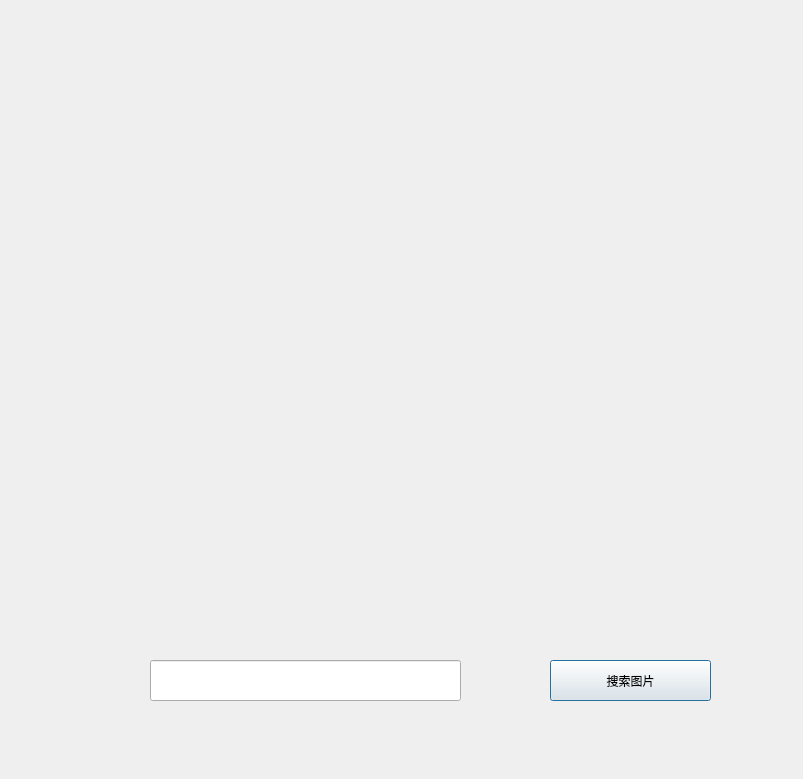
<?xml version="1.0" encoding="UTF-8"?>
<ui version="4.0">
 <class>searchDialog</class>
 <widget class="QDialog" name="searchDialog">
  <property name="geometry">
   <rect>
    <x>0</x>
    <y>0</y>
    <width>803</width>
    <height>779</height>
   </rect>
  </property>
  <property name="windowTitle">
   <string>Dialog</string>
  </property>
  <widget class="QLabel" name="picLabel">
   <property name="geometry">
    <rect>
     <x>50</x>
     <y>60</y>
     <width>700</width>
     <height>500</height>
    </rect>
   </property>
   <property name="text">
    <string/>
   </property>
   <property name="alignment">
    <set>Qt::AlignCenter</set>
   </property>
   <property name="wordWrap">
    <bool>true</bool>
   </property>
  </widget>
  <widget class="QLineEdit" name="inout">
   <property name="geometry">
    <rect>
     <x>150</x>
     <y>660</y>
     <width>311</width>
     <height>41</height>
    </rect>
   </property>
   <property name="styleSheet">
    <string notr="true">font: 16pt &quot;Consolas&quot;;</string>
   </property>
  </widget>
  <widget class="QPushButton" name="searchButton">
   <property name="geometry">
    <rect>
     <x>550</x>
     <y>660</y>
     <width>161</width>
     <height>41</height>
    </rect>
   </property>
   <property name="styleSheet">
    <string notr="true">font: 16pt &quot;楷体&quot;;</string>
   </property>
   <property name="text">
    <string>搜索图片</string>
   </property>
  </widget>
  <widget class="QLabel" name="label">
   <property name="geometry">
    <rect>
     <x>80</x>
     <y>580</y>
     <width>651</width>
     <height>51</height>
    </rect>
   </property>
   <property name="styleSheet">
    <string notr="true">font: 16pt &quot;Consolas&quot;;</string>
   </property>
   <property name="text">
    <string/>
   </property>
   <property name="alignment">
    <set>Qt::AlignCenter</set>
   </property>
  </widget>
 </widget>
 <resources/>
 <connections/>
</ui>
